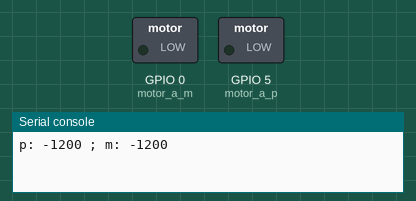
Recording of a program running on a simulated ESP8266 board running MicroPython. Shown: switched loads named in the program (green lamp = pin HIGH), the last lines printed to the serial console.

Above: at 0.1 s.
At 12.1 s:
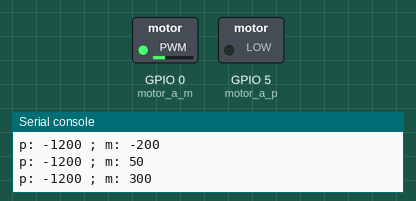
At 14.1 s:
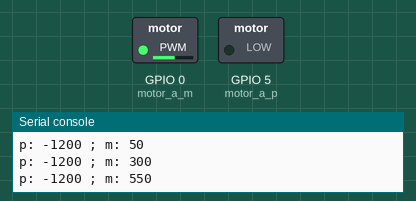
At 38.1 s:
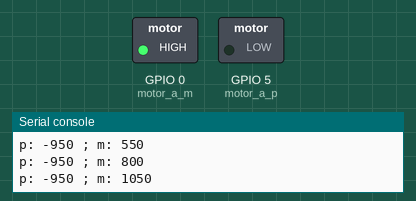
Timing chart, 0 to 39.6 s (numbered marks = the images above):
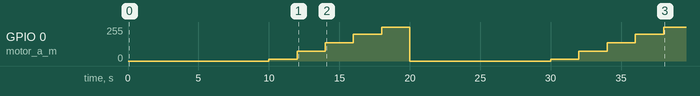

Measured:
- by itself, GPIO 0 (motor_a_m): 0/255 → 12/255 at 10.0 s, → 75/255 2.0 s later, → 137/255 2.0 s later, → 199/255 2.0 s later, … (11 changes in this stretch)

The program:

dc-drive-for-night-firmware.py
```python
'''
test dc drive
for night firmwares
'''
import machine
import utime as time

measure_timeout = 2
step_drive = 250

motor_a_p = machine.PWM(machine.Pin(5), freq=50)
motor_a_m = machine.PWM(machine.Pin(0), freq=50)
while True:
    for p_duty in range(-1200, 1200, step_drive):
        for m_duty in range(-1200, 1200, step_drive):
            motor_a_p.duty(p_duty)
            motor_a_m.duty(m_duty)
            print('p: {} ; m: {}'.format(
                p_duty,
                m_duty
            ))
            time.sleep(measure_timeout)
```
